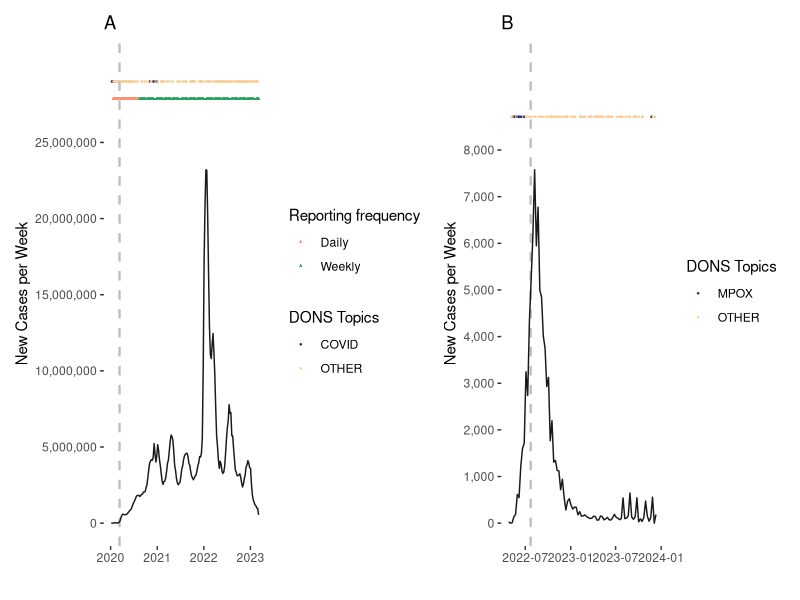

Source code (R):
library(readr)
library(ggplot2)
library(dplyr)
library(tidyverse)
library(lubridate)
library(patchwork)

##Load data
co.raw <- read.csv("mergeddonscovid.csv")
dompox.raw <- read.csv("dompox_curve.csv")

##Mutate to pull out the cases by week
co.raw$Date <- mdy(co.raw$Date)
co.raw %>% 
  mutate(date = as.Date(Date)) %>% 
  group_by(week = isoweek(Date), year = isoyear(Date)) %>% 
  summarise(weekCases = sum(New)) -> codon

dompox.raw$date <- mdy(dompox.raw$date)
dompox.raw %>%
  mutate(date = as.Date(date)) %>%
  group_by(week =isoweek(date), year = isoyear(date)) %>%
  summarise(weekCases = sum(NewCases)) -> dompox

#Week calendar for duration of Mpox data
data.frame(date=seq(as.Date("2022/1/1"), as.Date("2023/12/31"), by="day")) %>% 
  mutate(week=isoweek(date),year=isoyear(date)) %>%
  group_by(year,week) %>% 
  summarise(weekdate=min(date)) -> week_calendar

#Week calendar for duration of Covid data
data.frame(date=seq(as.Date("2020/1/1"), as.Date("2023/12/31"), by="day")) %>%
  mutate(week=isoweek(date),year=isoyear(date)) %>%
  group_by(year,week) %>%
  summarise(weekdate=min(date)) -> week_calendar2

#Join week calendars with respective dataframes
codon %>%
  left_join(week_calendar2) -> codon
dompox %>%
  left_join(week_calendar) -> dompox

#Pull out the dates without applicable dons
noco <- co.raw[which(co.raw$DON!="NO"),] %>%
  mutate(Date = as.Date(Date))
nopox <- dompox.raw[which(dompox.raw$DON!="NO"),] %>%
  mutate(date. = as.Date(date))

#Pull out dates without SitReps for Covid
sit_rep_df <- co.raw[which(co.raw$SitRep!="NO"),] %>%
  mutate(Date = as.Date(Date))

##Covid figure
A <- ggplot(codon, aes(x = weekdate, y = weekCases)) +
  geom_point(data = noco,
             aes(x = as.Date(noco$Date),
                 y = 1.25 * max(codon$weekCases),
                 color = noco$DON),
             alpha = 0.9,
             size = 0.25) +
  geom_point(data = sit_rep_df,
             shape = 24, stroke = NA,
             aes(x = as.Date(sit_rep_df$Date),
                 y = 1.2 * max(codon$weekCases),
                 fill = sit_rep_df$SitRep),
             alpha = 0.9,
             size = 1) +
  scale_color_manual(values = c("#16256B", "#F9CE99")) +
  scale_fill_manual(values = c("#fc9272", "#2ca25f")) +
  geom_vline(xintercept = as.numeric(as.Date("2020-03-11")), 
             color = "grey", 
             linetype = "dashed", 
             size = 0.8) +
  geom_line(color = "gray10") +
  labs(title = "A",
       x = "",
       y = "New Cases per Week") +
  theme(panel.background = element_blank(),
        legend.key = element_blank(),
        legend.position = "right") +
  labs(fill = "Reporting frequency",
       color = "DONS Topics") +
  scale_y_continuous(limits = c(0, 1.3*max(codon$weekCases)),
                     breaks = seq(from = 0, to = 25000000, by = 5000000),
                     labels = scales::comma_format())

#Mpox Figure
B <- ggplot(dompox, aes(x = weekdate, y = weekCases)) +
  geom_point(data = nopox,
             aes(x = as.Date(nopox$date),
                 y = 1.15*max(dompox$weekCases),
                 color = nopox$DON),
             alpha = 0.9, 
             size = 0.25) +
  geom_vline(xintercept = as.numeric(as.Date("2022-07-23")), 
             color = "grey", 
             linetype = "dashed", 
             size = 0.8) +
  scale_color_manual(values = c("#16256B", "#F9CE99")) +
  geom_line(color = "gray10") +
  labs(title = "B",
       x = "",
       y = "New Cases per Week") +
  theme(panel.background = element_blank(),
        legend.key = element_blank(),
        legend.position = "right") +
  labs(color = "DONS Topics") +
  scale_y_continuous(limits = c(0, 1.3*max(dompox$weekCases)),
                     breaks = seq(from = 0, to = 8000 , by = 1000),
                     labels = scales::comma_format())

#Join em together
A + B
